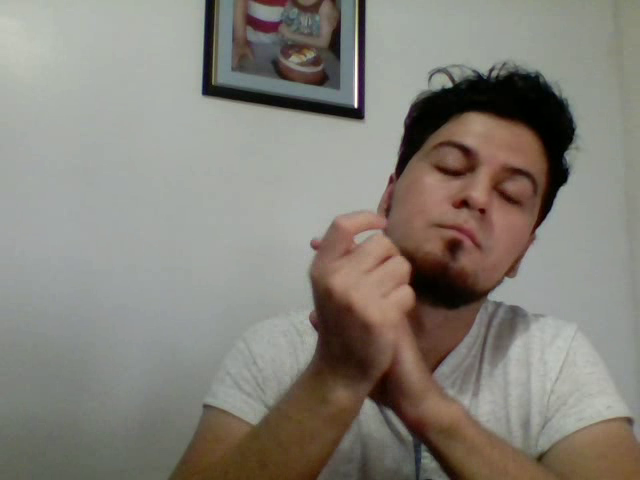
#> input picture frame 15 of Prueba_interior.avi, 640 x 480 px
$ python orb.py
#> lines starting #> are read from the running program, lines starting #| are printed output that depends on the picture
#!/usr/bin/python3
import numpy as np
import cv2
import time


#cap = cv2.VideoCapture(0)
cap = cv2.VideoCapture("Prueba_interior.avi")

## Definition of sift detector of features
orb = cv2.ORB_create()
while True:
    # Read frame of the video
    suc, frame = cap.read()
#> frame is the input picture: shape (480, 640, 3); mean B, G, R 120.6, 128.9, 133

    # Get gray scale frame
    frame_gray = cv2.cvtColor(frame, cv2.COLOR_BGR2GRAY)
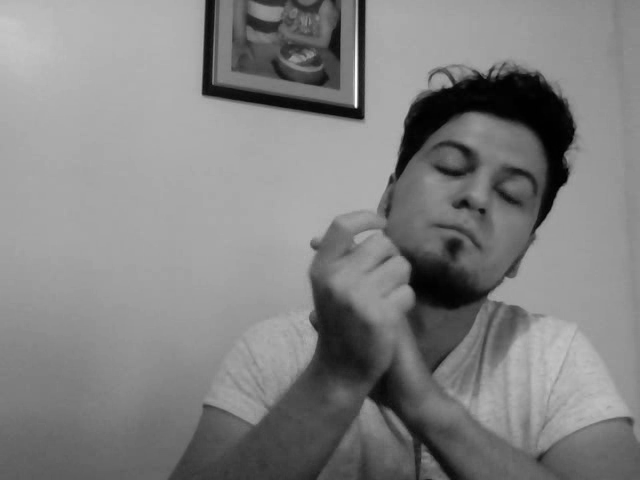
#> frame_gray: shape (480, 640); min 0, max 253, mean 129.1
    img = frame.copy()

    kp = orb.detect(frame_gray, None)
#> kp = 500 keypoints; strongest (x, y, size): (355, 104, 37.2), (356, 105, 44.6), (354, 104, 53.6), (355, 102, 64.3)
    kp, des =orb.compute(frame_gray, kp)

    img = cv2.drawKeypoints(frame_gray, kp, None, color= (0, 255, 0) ,flags = 0)
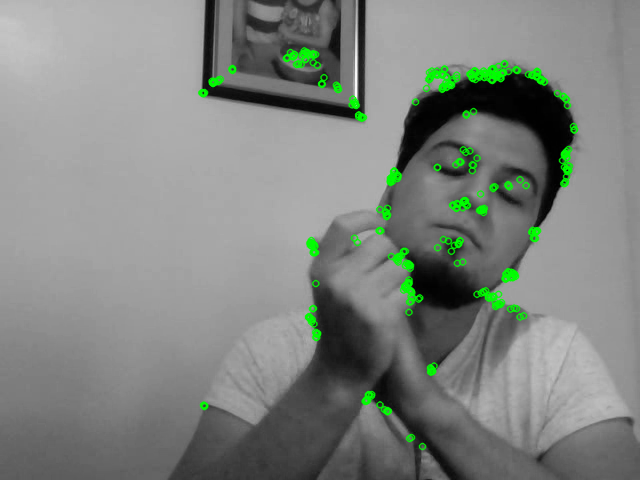
#> img: shape (480, 640, 3); mean of channels 0, 1, 2 127.4, 132.4, 127.4; drawn as B, G, R

    # Show Results
    cv2.imshow('Optical Flow', img)
    if cv2.waitKey(10) & 0xFF == ord('q'):
#> (key q is pressed here)
        break

cap.release()
cv2.destroyAllWindows()

$ run again, starting later in the video
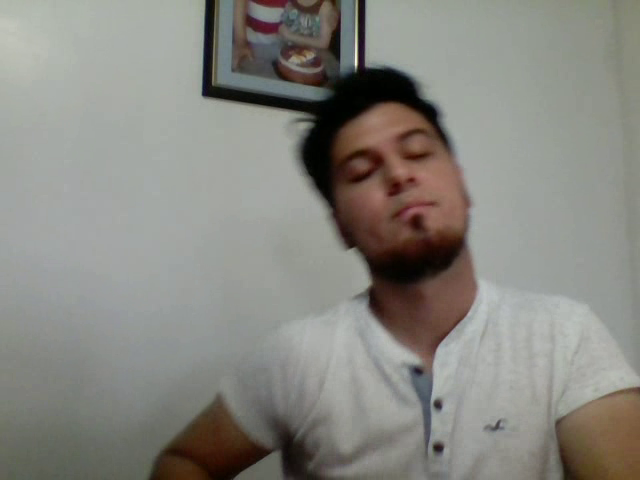
#> input picture frame 69 of Prueba_interior.avi, 640 x 480 px
#> frame is the input picture: shape (480, 640, 3); mean B, G, R 128.5, 134.7, 135.7
#> `frame_gray = cv2.cvtColor(frame, cv2.COLOR_BGR2GRAY)`:
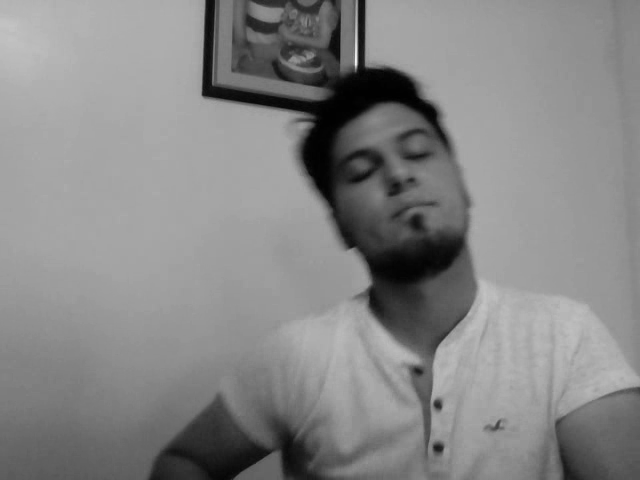
#> frame_gray: shape (480, 640); min 0, max 245, mean 134.3
#> kp = 364 keypoints; strongest (x, y, size): (205, 93, 64.3), (203, 93, 92.6), (204, 95, 77.1), (202, 93, 53.6)
#> `img = cv2.drawKeypoints(frame_gray, kp, None, color= (0, 255, 0) ,flag..`:
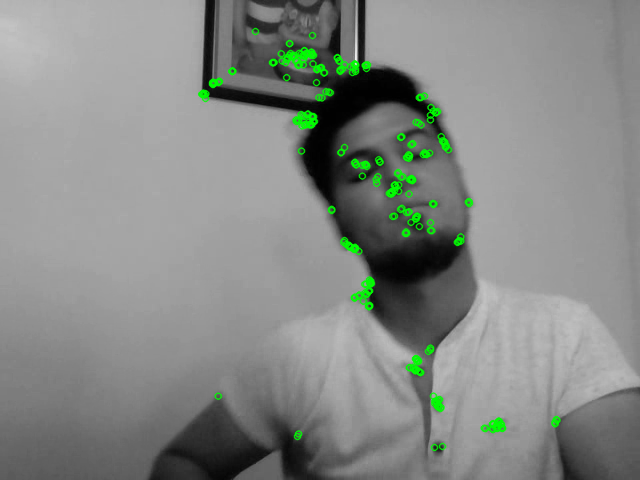
#> img: shape (480, 640, 3); mean of channels 0, 1, 2 133, 137, 133; drawn as B, G, R

$ run again, starting later in the video
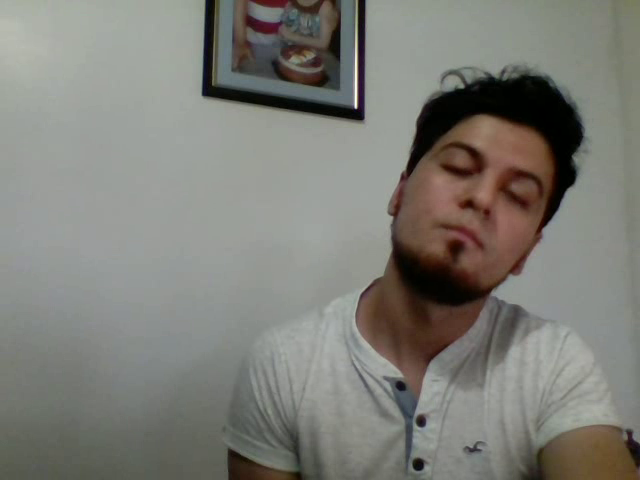
#> input picture frame 123 of Prueba_interior.avi, 640 x 480 px
#> frame is the input picture: shape (480, 640, 3); mean B, G, R 118.7, 125.1, 125.6
#> `frame_gray = cv2.cvtColor(frame, cv2.COLOR_BGR2GRAY)`:
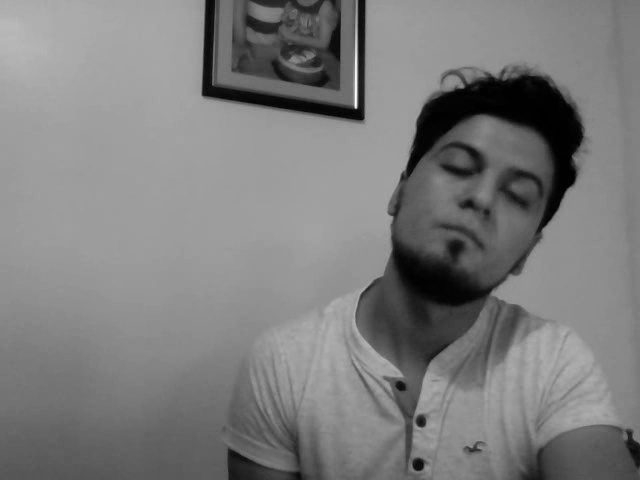
#> frame_gray: shape (480, 640); min 0, max 253, mean 124.5
#> kp = 478 keypoints; strongest (x, y, size): (355, 106, 31), (354, 107, 44.6), (354, 104, 53.6), (355, 104, 64.3)
#> `img = cv2.drawKeypoints(frame_gray, kp, None, color= (0, 255, 0) ,flag..`:
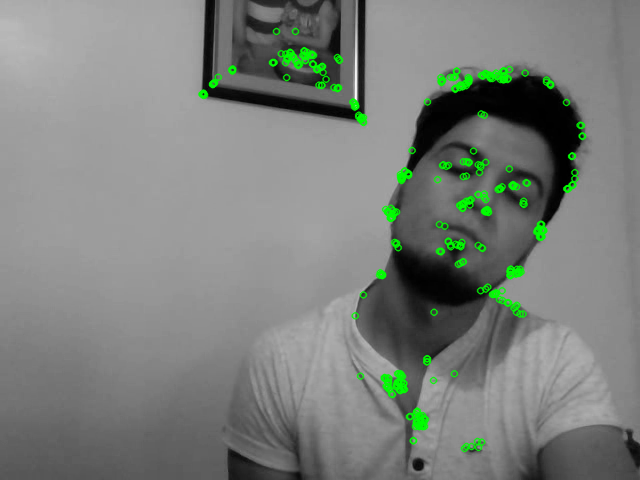
#> img: shape (480, 640, 3); mean of channels 0, 1, 2 123, 127.8, 123; drawn as B, G, R
